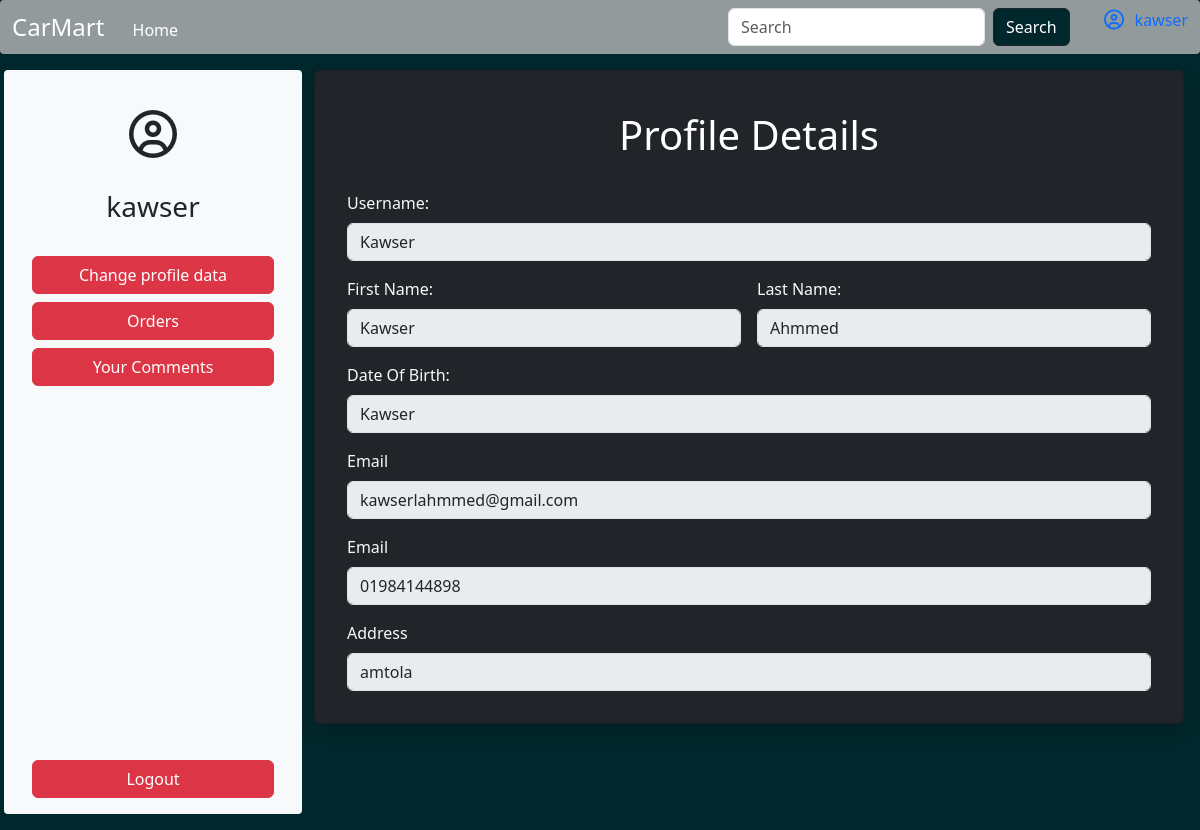
The page /accounts/ (signed in) on the database its author committed.
### accounts/models.py (models this page shows, shortened)
class Account(models.Model):
    user=models.OneToOneField(User,on_delete=models.CASCADE)
    date_of_birth=models.DateField()
    phone=models.CharField(max_length=11)
    address=models.CharField(max_length=150)

### accounts/views.py (the view)
# urls.py: path('',views.ProfileView.as_view(),name='profile'),
class ProfileView(LoginRequiredMixin,DetailView):
    model=Account
    template_name='accounts/profile.html'
    context_object_name='account'
    def get_object(self):
        return self.request.user.account

### accounts/templates/accounts/profile.html (shortened to what this page needs)
{% extends 'base.html' %}
{% load static %}
{% load crispy_forms_tags %}
{% block content %}
{% include 'home/header.html' %}
<div class="container-fluid p-3">
    <div class="row">
        <div class="col-md-3 d-flex flex-column rounded-1 justify-content-between bg-light" style="height: 93vh;">
            <div class="d-flex flex-column gap-2 p-3 mt-3 align-items-center w-100">
                <span class="p-2"><i class="fa-regular fa-circle-user fa-3x"></i></span>
                <h3 class="p-3 text-center">{{account.user.username}}</h3>
                <a class="btn btn-danger w-100" href="{% url 'edit' %}">Change profile data</a>
                <a class="btn btn-danger w-100" href="{% url 'customer_orders'  %}">Orders</a>
                <a class="btn btn-danger w-100" href="{% url 'comments' %}">Your Comments</a>
            </div>
            <div class="p-3">
                <form method="post" action="{% url 'logout' %}">
                    <button class="btn btn-danger w-100" type="submit">Logout</button>
                </form>
            </div>
        </div>
        <div class="col-md-9 ">
            <div class="card bg-dark  text-white p-4 shadow">
                  <h1 class="text-center p-3 ">Profile Details</h1>
                <form  >
                    <div class="p-2" >
                        <label for="userName" class="form-label text-light">Username:</label>
                        <input type="text" class="form-control" id="userName" value="{{account.user.first_name}}" disabled>
                    </div>
                    <div class="row g-3 p-2">
                        <div class="col-md-6">
                            <label for="firstName" class="form-label text-light">First Name:</label>
                            <input type="text" class="form-control" id="firstName" value="{{account.user.first_name}}" disabled>
                        </div>
                        <div class="col-md-6">
                            <label for="lastName" class="form-label text-light">Last Name:</label>
                            <input type="text" class="form-control" id="lastName" value="{{account.user.last_name}}" disabled>
                        </div>
                    </div>
                    <div class="p-2">
                        <label for="datOf" class="form-label text-light">Date Of Birth:</label>
                        <input type="text" class="form-control" id="datOf" value="{{account.user.first_name}}" disabled>
                    </div>
                    <div class="p-2">
                        <label for="email" class="form-label text-light">Email</label>
                        <input type="text" class="form-control" id="email" value="{{account.user.email}}" disabled>
                    </div>
                    <div class="p-2">
                        <label for="phone" class="form-label text-light">Email</label>
                        <input type="text" class="form-control" id="phone" value="{{account.phone}}" disabled>
                    </div>
                    <div class="p-2">
                        <label for="address" class="form-label text-light">Address</label>
                        <input type="text" class="form-control" id="address" value="{{account.address}}" disabled>
                    </div>
                </form>
            </div>
        </div>
    </div>
</div>
{% endblock %}

### templates/home/header.html
<nav class="navbar bg-body-tertiary homeheader rounded-1">
  <div class="container-fluid">
    <div>
      <a href="{% url 'home' %}" class="navbar-brand headertext" >CarMart</a>
      <a href="{% url 'home' %}" class="ms-2 bodytext" style="text-decoration: none;"  >Home</a>
    </div>
    <div class="d-flex frex-wrap gap-4">
      <form class="d-flex" role="search">
        <input class="form-control me-2" type="search"  placeholder="Search" aria-label="Search"/>
        <button class="btn btn-dark " type="submit" style="background-color: #00272c;" >Search</button>
      </form>
      <div>
        {% if request.user.is_authenticated %}
        <div>
          <a href="{% url 'profile'  %}" class="ms-2  d-inline-flex align-items-center gap-2" style="text-decoration: none;">
            <i class="fa-regular fa-circle-user fs-5"></i>
            <span>{{ request.user.username }}</span>
          </a>
        </div>
        {% else %}
        <a href="{% url 'register' %}" class="btn btn-dark bodytext   shadow " style="background-color:  #00272c; " >SignUp</a>
        <a href="{% url 'login' %}" class="btn btn-dark bodytext  shadow " style="background-color:  #00272c;  " >Login</a>
        {% endif %}
      </div>
    </div>
  </nav>

### static/css/index.css (style rules this page uses)
.homeheader { background-color: #dcd3d3ab !important; }
.headertext { text-decoration: none; font-size: 1.5rem; color: white; }
.bodytext { color: white; }

### rows shown on the page
Account: user.username "kawser", user.first_name "Kawser", user.last_name "Ahmmed", user.email "kawserlahmmed@gmail.com", phone "01984144898", address "amtola"

### other values the page prints
{{ request.user.username }} "kawser"
